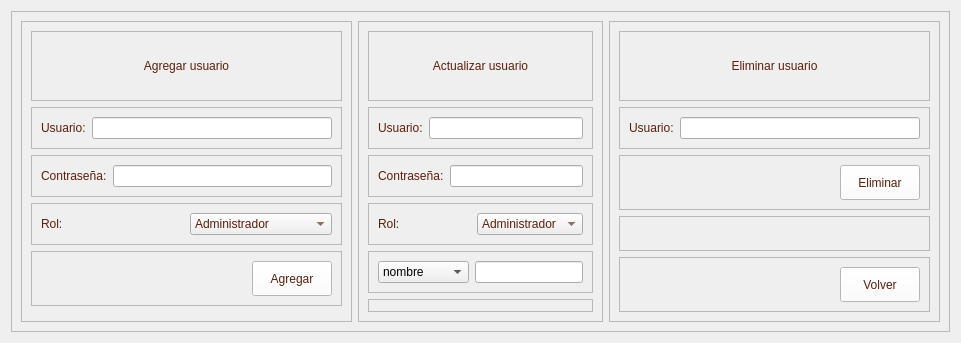
         <widget class="QWidget" name="page_administrar_usuarios">
          <layout class="QVBoxLayout" name="verticalLayout_35">
           <item>
            <widget class="QFrame" name="frame_89">
             <property name="frameShape">
              <enum>QFrame::StyledPanel</enum>
             </property>
             <property name="frameShadow">
              <enum>QFrame::Raised</enum>
             </property>
             <layout class="QHBoxLayout" name="horizontalLayout_47">
              <item>
               <widget class="QFrame" name="frame_90">
                <property name="frameShape">
                 <enum>QFrame::StyledPanel</enum>
                </property>
                <property name="frameShadow">
                 <enum>QFrame::Raised</enum>
                </property>
                <layout class="QVBoxLayout" name="verticalLayout_36">
                 <item>
                  <widget class="QFrame" name="frame_93">
                   <property name="frameShape">
                    <enum>QFrame::StyledPanel</enum>
                   </property>
                   <property name="frameShadow">
                    <enum>QFrame::Raised</enum>
                   </property>
                   <layout class="QVBoxLayout" name="verticalLayout_37">
                    <item>
                     <widget class="QLabel" name="label_59">
                      <property name="minimumSize">
                       <size>
                        <width>0</width>
                        <height>50</height>
                       </size>
                      </property>
                      <property name="maximumSize">
                       <size>
                        <width>16777215</width>
                        <height>50</height>
                       </size>
                      </property>
                      <property name="styleSheet">
                       <string notr="true">color: rgb(89, 31, 11);
font: 75 12pt &quot;Open Sans Semibold&quot;</string>
                      </property>
                      <property name="text">
                       <string>Agregar usuario</string>
                      </property>
                      <property name="alignment">
                       <set>Qt::AlignCenter</set>
                      </property>
                     </widget>
                    </item>
                   </layout>
                  </widget>
                 </item>
                 <item>
                  <widget class="QFrame" name="frame_94">
                   <property name="frameShape">
                    <enum>QFrame::StyledPanel</enum>
                   </property>
                   <property name="frameShadow">
                    <enum>QFrame::Raised</enum>
                   </property>
                   <layout class="QHBoxLayout" name="horizontalLayout_50">
                    <item>
                     <widget class="QLabel" name="label_5">
                      <property name="styleSheet">
                       <string notr="true">color: rgb(89, 31, 11);
font: 75 10pt &quot;Open Sans Semibold&quot;</string>
                      </property>
                      <property name="text">
                       <string>Usuario:</string>
                      </property>
                     </widget>
                    </item>
                    <item>
                     <widget class="QLineEdit" name="info_usuario"/>
                    </item>
                   </layout>
                  </widget>
                 </item>
                 <item>
                  <widget class="QFrame" name="frame_95">
                   <property name="frameShape">
                    <enum>QFrame::StyledPanel</enum>
                   </property>
                   <property name="frameShadow">
                    <enum>QFrame::Raised</enum>
                   </property>
                   <layout class="QHBoxLayout" name="horizontalLayout_53">
                    <item>
                     <widget class="QLabel" name="label_7">
                      <property name="styleSheet">
                       <string notr="true">color: rgb(89, 31, 11);
font: 75 10pt &quot;Open Sans Semibold&quot;</string>
                      </property>
                      <property name="text">
                       <string>Contraseña:</string>
                      </property>
                     </widget>
                    </item>
                    <item>
                     <widget class="QLineEdit" name="info_contrasena"/>
                    </item>
                   </layout>
                  </widget>
                 </item>
                 <item>
                  <widget class="QFrame" name="frame_109">
                   <property name="frameShape">
                    <enum>QFrame::StyledPanel</enum>
                   </property>
                   <property name="frameShadow">
                    <enum>QFrame::Raised</enum>
                   </property>
                   <layout class="QHBoxLayout" name="horizontalLayout_63">
                    <item>
                     <widget class="QLabel" name="label_37">
                      <property name="styleSheet">
                       <string notr="true">color: rgb(89, 31, 11);
font: 75 10pt &quot;Open Sans Semibold&quot;</string>
                      </property>
                      <property name="text">
                       <string>Rol:</string>
                      </property>
                     </widget>
                    </item>
                    <item>
                     <widget class="QComboBox" name="info_rol">
                      <property name="styleSheet">
                       <string notr="true">color: rgb(89, 31, 11);
font: 75 10pt &quot;Open Sans Semibold&quot;</string>
                      </property>
                      <item>
                       <property name="text">
                        <string>Administrador</string>
                       </property>
                      </item>
                      <item>
                       <property name="text">
                        <string>Vendedor</string>
                       </property>
                      </item>
                      <item>
                       <property name="text">
                        <string>Bodegero</string>
                       </property>
                      </item>
                      <item>
                       <property name="text">
                        <string>Catador</string>
                       </property>
                      </item>
                     </widget>
                    </item>
                   </layout>
                  </widget>
                 </item>
                 <item>
                  <widget class="QFrame" name="frame_96">
                   <property name="frameShape">
                    <enum>QFrame::StyledPanel</enum>
                   </property>
                   <property name="frameShadow">
                    <enum>QFrame::Raised</enum>
                   </property>
                   <layout class="QHBoxLayout" name="horizontalLayout_57">
                    <item>
                     <spacer name="horizontalSpacer_13">
                      <property name="orientation">
                       <enum>Qt::Horizontal</enum>
                      </property>
                      <property name="sizeHint" stdset="0">
                       <size>
                        <width>211</width>
                        <height>20</height>
                       </size>
                      </property>
                     </spacer>
                    </item>
                    <item>
                     <widget class="QPushButton" name="btn_agregar_usuarios">
                      <property name="minimumSize">
                       <size>
                        <width>0</width>
                        <height>35</height>
                       </size>
                      </property>
                      <property name="styleSheet">
                       <string notr="true">QFrame{
background-color: rgb(51, 157, 255);
}

QPushButton{
color: rgb(89, 31, 11);
background-color: rgb(255, 255, 255);
font: 75 9pt &quot;Open Sans Semibold&quot;
}

QPushButton:hover{
color: rgb(255, 255, 255);
background-color: rgb(209, 172, 127);
font: 75 9pt  &quot;Open Sans Semibold&quot;
}
</string>
                      </property>
                      <property name="text">
                       <string>Agregar</string>
                      </property>
                     </widget>
                    </item>
                   </layout>
                  </widget>
                 </item>
                 <item>
                  <widget class="QFrame" name="frame_97">
                   <property name="frameShape">
                    <enum>QFrame::StyledPanel</enum>
                   </property>
                   <property name="frameShadow">
                    <enum>QFrame::Raised</enum>
                   </property>
                  </widget>
                 </item>
                </layout>
               </widget>
              </item>
              <item>
               <widget class="QFrame" name="frame_91">
                <property name="frameShape">
                 <enum>QFrame::StyledPanel</enum>
                </property>
                <property name="frameShadow">
                 <enum>QFrame::Raised</enum>
                </property>
                <layout class="QVBoxLayout" name="verticalLayout_38">
                 <item>
                  <widget class="QFrame" name="frame_98">
                   <property name="frameShape">
                    <enum>QFrame::StyledPanel</enum>
                   </property>
                   <property name="frameShadow">
                    <enum>QFrame::Raised</enum>
                   </property>
                   <layout class="QHBoxLayout" name="horizontalLayout_48">
                    <item>
                     <widget class="QLabel" name="label_60">
                      <property name="minimumSize">
                       <size>
                        <width>0</width>
                        <height>50</height>
                       </size>
                      </property>
                      <property name="maximumSize">
                       <size>
                        <width>16777215</width>
                        <height>50</height>
                       </size>
                      </property>
                      <property name="styleSheet">
                       <string notr="true">color: rgb(89, 31, 11);
font: 75 12pt &quot;Open Sans Semibold&quot;</string>
                      </property>
                      <property name="text">
                       <string>Actualizar usuario</string>
                      </property>
                      <property name="alignment">
                       <set>Qt::AlignCenter</set>
                      </property>
                     </widget>
                    </item>
                   </layout>
                  </widget>
                 </item>
                 <item>
                  <widget class="QFrame" name="frame_99">
                   <property name="frameShape">
                    <enum>QFrame::StyledPanel</enum>
                   </property>
                   <property name="frameShadow">
                    <enum>QFrame::Raised</enum>
                   </property>
                   <layout class="QHBoxLayout" name="horizontalLayout_54">
                    <item>
                     <widget class="QLabel" name="label_33">
                      <property name="styleSheet">
                       <string notr="true">color: rgb(89, 31, 11);
font: 75 10pt &quot;Open Sans Semibold&quot;</string>
                      </property>
                      <property name="text">
                       <string>Usuario:</string>
                      </property>
                     </widget>
                    </item>
                    <item>
                     <widget class="QLineEdit" name="info_usuario_a"/>
                    </item>
                   </layout>
                  </widget>
                 </item>
                 <item>
                  <widget class="QFrame" name="frame_100">
                   <property name="frameShape">
                    <enum>QFrame::StyledPanel</enum>
                   </property>
                   <property name="frameShadow">
                    <enum>QFrame::Raised</enum>
                   </property>
                   <layout class="QHBoxLayout" name="horizontalLayout_51">
                    <item>
                     <widget class="QLabel" name="label_34">
                      <property name="styleSheet">
                       <string notr="true">color: rgb(89, 31, 11);
font: 75 10pt &quot;Open Sans Semibold&quot;</string>
                      </property>
                      <property name="text">
                       <string>Contraseña:</string>
                      </property>
                     </widget>
                    </item>
                    <item>
                     <widget class="QLineEdit" name="info_contrasena_a"/>
                    </item>
                   </layout>
                  </widget>
                 </item>
                 <item>
                  <widget class="QFrame" name="frame_110">
                   <property name="frameShape">
                    <enum>QFrame::StyledPanel</enum>
                   </property>
                   <property name="frameShadow">
                    <enum>QFrame::Raised</enum>
                   </property>
                   <layout class="QHBoxLayout" name="horizontalLayout_64">
                    <item>
                     <widget class="QLabel" name="label_36">
                      <property name="styleSheet">
                       <string notr="true">color: rgb(89, 31, 11);
font: 75 10pt &quot;Open Sans Semibold&quot;</string>
                      </property>
                      <property name="text">
                       <string>Rol:</string>
                      </property>
                     </widget>
                    </item>
                    <item>
                     <widget class="QComboBox" name="info_rol_a">
                      <property name="styleSheet">
                       <string notr="true">color: rgb(89, 31, 11);
font: 75 10pt &quot;Open Sans Semibold&quot;</string>
                      </property>
                      <item>
                       <property name="text">
                        <string>Administrador</string>
                       </property>
                      </item>
                      <item>
                       <property name="text">
                        <string>Vendedor</string>
                       </property>
                      </item>
                      <item>
                       <property name="text">
                        <string>Bodegero</string>
                       </property>
                      </item>
                      <item>
                       <property name="text">
                        <string>Catador</string>
                       </property>
                      </item>
                     </widget>
                    </item>
                   </layout>
                  </widget>
                 </item>
                 <item>
                  <widget class="QFrame" name="frame_101">
                   <property name="frameShape">
                    <enum>QFrame::StyledPanel</enum>
                   </property>
                   <property name="frameShadow">
                    <enum>QFrame::Raised</enum>
                   </property>
                   <layout class="QHBoxLayout" name="horizontalLayout_56">
                    <item>
                     <widget class="QComboBox" name="combo_edit">
                      <item>
                       <property name="text">
                        <string>nombre</string>
                       </property>
                      </item>
                      <item>
                       <property name="text">
                        <string>contraseña</string>
                       </property>
                      </item>
                      <item>
                       <property name="text">
                        <string>rol</string>
                       </property>
                      </item>
                     </widget>
                    </item>
                    <item>
                     <spacer name="horizontalSpacer_14">
                      <property name="orientation">
                       <enum>Qt::Horizontal</enum>
                      </property>
                      <property name="sizeHint" stdset="0">
                       <size>
                        <width>0</width>
                        <height>0</height>
                       </size>
                      </property>
                     </spacer>
                    </item>
                    <item>
                     <widget class="QLineEdit" name="Info_edit"/>
                    </item>
                   </layout>
                  </widget>
                 </item>
                 <item>
                  <widget class="QFrame" name="frame_102">
                   <property name="frameShape">
                    <enum>QFrame::StyledPanel</enum>
                   </property>
                   <property name="frameShadow">
                    <enum>QFrame::Raised</enum>
                   </property>
                   <widget class="QPushButton" name="btn_actualizar_usuarios">
                    <property name="geometry">
                     <rect>
                      <x>10</x>
                      <y>40</y>
                      <width>324</width>
                      <height>35</height>
                     </rect>
                    </property>
                    <property name="minimumSize">
                     <size>
                      <width>0</width>
                      <height>35</height>
                     </size>
                    </property>
                    <property name="styleSheet">
                     <string notr="true">QFrame{
background-color: rgb(51, 157, 255);
}

QPushButton{
color: rgb(89, 31, 11);
background-color: rgb(255, 255, 255);
font: 75 9pt &quot;Open Sans Semibold&quot;
}

QPushButton:hover{
color: rgb(255, 255, 255);
background-color: rgb(209, 172, 127);
font: 75 9pt  &quot;Open Sans Semibold&quot;
}
</string>
                    </property>
                    <property name="text">
                     <string>Actualizar</string>
                    </property>
                   </widget>
                  </widget>
                 </item>
                </layout>
               </widget>
              </item>
              <item>
               <widget class="QFrame" name="frame_92">
                <property name="frameShape">
                 <enum>QFrame::StyledPanel</enum>
                </property>
                <property name="frameShadow">
                 <enum>QFrame::Raised</enum>
                </property>
                <layout class="QVBoxLayout" name="verticalLayout_39">
                 <item>
                  <widget class="QFrame" name="frame_103">
                   <property name="frameShape">
                    <enum>QFrame::StyledPanel</enum>
                   </property>
                   <property name="frameShadow">
                    <enum>QFrame::Raised</enum>
                   </property>
                   <layout class="QHBoxLayout" name="horizontalLayout_49">
                    <item>
                     <widget class="QLabel" name="label_61">
                      <property name="minimumSize">
                       <size>
                        <width>0</width>
                        <height>50</height>
                       </size>
                      </property>
                      <property name="maximumSize">
                       <size>
                        <width>16777215</width>
                        <height>50</height>
                       </size>
                      </property>
                      <property name="styleSheet">
                       <string notr="true">color: rgb(89, 31, 11);
font: 75 12pt &quot;Open Sans Semibold&quot;</string>
                      </property>
                      <property name="text">
                       <string>Eliminar usuario</string>
                      </property>
                      <property name="alignment">
                       <set>Qt::AlignCenter</set>
                      </property>
                     </widget>
                    </item>
                   </layout>
                  </widget>
                 </item>
                 <item>
                  <widget class="QFrame" name="frame_104">
                   <property name="frameShape">
                    <enum>QFrame::StyledPanel</enum>
                   </property>
                   <property name="frameShadow">
                    <enum>QFrame::Raised</enum>
                   </property>
                   <layout class="QHBoxLayout" name="horizontalLayout_52">
                    <item>
                     <widget class="QLabel" name="label_35">
                      <property name="styleSheet">
                       <string notr="true">color: rgb(89, 31, 11);
font: 75 10pt &quot;Open Sans Semibold&quot;</string>
                      </property>
                      <property name="text">
                       <string>Usuario:</string>
                      </property>
                     </widget>
                    </item>
                    <item>
                     <widget class="QLineEdit" name="info_usuario_e"/>
                    </item>
                   </layout>
                  </widget>
                 </item>
                 <item>
                  <widget class="QFrame" name="frame_105">
                   <property name="frameShape">
                    <enum>QFrame::StyledPanel</enum>
                   </property>
                   <property name="frameShadow">
                    <enum>QFrame::Raised</enum>
                   </property>
                   <layout class="QHBoxLayout" name="horizontalLayout_55">
                    <item>
                     <spacer name="horizontalSpacer_15">
                      <property name="orientation">
                       <enum>Qt::Horizontal</enum>
                      </property>
                      <property name="sizeHint" stdset="0">
                       <size>
                        <width>211</width>
                        <height>20</height>
                       </size>
                      </property>
                     </spacer>
                    </item>
                    <item>
                     <widget class="QPushButton" name="btn_eliminar_usuarios">
                      <property name="minimumSize">
                       <size>
                        <width>0</width>
                        <height>35</height>
                       </size>
                      </property>
                      <property name="styleSheet">
                       <string notr="true">QFrame{
background-color: rgb(51, 157, 255);
}

QPushButton{
color: rgb(89, 31, 11);
background-color: rgb(255, 255, 255);
font: 75 9pt &quot;Open Sans Semibold&quot;
}

QPushButton:hover{
color: rgb(255, 255, 255);
background-color: rgb(209, 172, 127);
font: 75 9pt  &quot;Open Sans Semibold&quot;
}
</string>
                      </property>
                      <property name="text">
                       <string>Eliminar</string>
                      </property>
                     </widget>
                    </item>
                   </layout>
                  </widget>
                 </item>
                 <item>
                  <widget class="QFrame" name="frame_106">
                   <property name="frameShape">
                    <enum>QFrame::StyledPanel</enum>
                   </property>
                   <property name="frameShadow">
                    <enum>QFrame::Raised</enum>
                   </property>
                  </widget>
                 </item>
                 <item>
                  <widget class="QFrame" name="frame_107">
                   <property name="frameShape">
                    <enum>QFrame::StyledPanel</enum>
                   </property>
                   <property name="frameShadow">
                    <enum>QFrame::Raised</enum>
                   </property>
                   <layout class="QHBoxLayout" name="horizontalLayout_58">
                    <item>
                     <spacer name="horizontalSpacer_16">
                      <property name="orientation">
                       <enum>Qt::Horizontal</enum>
                      </property>
                      <property name="sizeHint" stdset="0">
                       <size>
                        <width>211</width>
                        <height>20</height>
                       </size>
                      </property>
                     </spacer>
                    </item>
                    <item>
                     <widget class="QPushButton" name="btn_volver_I_4">
                      <property name="minimumSize">
                       <size>
                        <width>0</width>
                        <height>35</height>
                       </size>
                      </property>
                      <property name="styleSheet">
                       <string notr="true">QFrame{
background-color: rgb(51, 157, 255);
}

QPushButton{
color: rgb(89, 31, 11);
background-color: rgb(255, 255, 255);
font: 75 9pt &quot;Open Sans Semibold&quot;
}

QPushButton:hover{
color: rgb(255, 255, 255);
background-color: rgb(209, 172, 127);
font: 75 9pt  &quot;Open Sans Semibold&quot;
}
</string>
                      </property>
                      <property name="text">
                       <string>Volver</string>
                      </property>
                     </widget>
                    </item>
                   </layout>
                  </widget>
                 </item>
                </layout>
               </widget>
              </item>
             </layout>
            </widget>
           </item>
          </layout>
         </widget>
